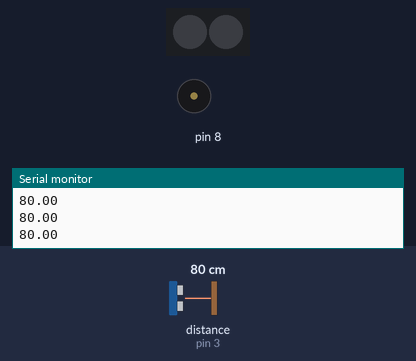
Bench run of a sketch on a simulated Arduino Uno, built with avr-gcc and run on an emulated ATmega328P. On the bench: 2 RGB LEDs in strip order, left to right, buzzer (waves = sounding), the last lines printed to the serial monitor. The test bench sets the inputs (shaded band); at power-on: distance to the obstacle (sensor on pin 3) 80 cm. Dim RGB values are drawn brighter than linear.

Above: at 1.2 s.
1.3 s: distance to the obstacle (sensor on pin 3) set to 55 cm
2.8 s: distance to the obstacle (sensor on pin 3) set to 45 cm
At 3.3 s:
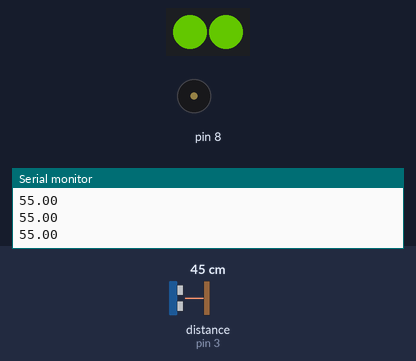
5.8 s: distance to the obstacle (sensor on pin 3) set to 11 cm
8.8 s: distance to the obstacle (sensor on pin 3) set to 8 cm
At 9.24 s:
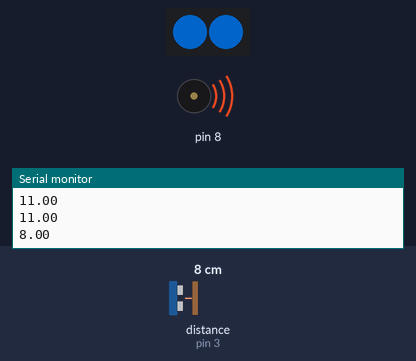
11.8 s: distance to the obstacle (sensor on pin 3) set to 18 cm
At 12.2 s:
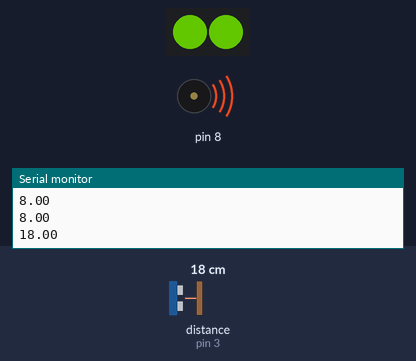
14.8 s: distance to the obstacle (sensor on pin 3) set to 2 cm
At 15.66 s:
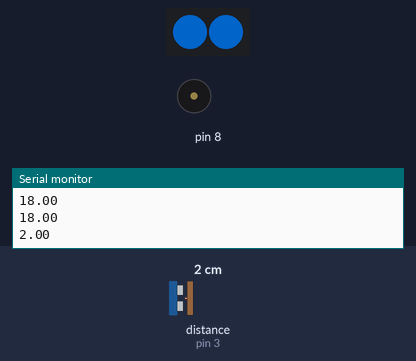
Timing chart, 0 to 18.8 s (numbered marks = the images above; inputs shaded):
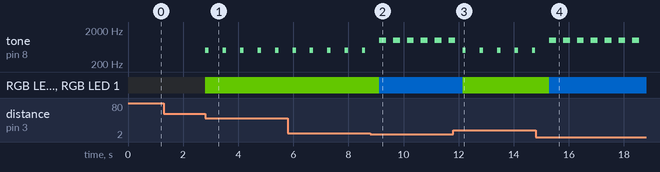

Measured:
- the behaviour switches between 50 and 49 cm on distance to the obstacle (sensor on pin 3) (found by bisection; images 0 and 1)
- the behaviour switches between 10 and 9 cm on distance to the obstacle (sensor on pin 3) (found by bisection; images 1 and 2)
- after the input at 2.8 s, tone on pin 8: alternates 500 Hz for 0.13 s and silent for 0.51 s, starting at once; RGB LED 0, RGB LED 1: off → RGB(49, 99, 0) at once
- after the input at 8.8 s, RGB LED 0, RGB LED 1: RGB(49, 99, 0) → RGB(0, 51, 102) after 0.32 s
- after the input at 11.8 s, RGB LED 0, RGB LED 1: RGB(0, 51, 102) → RGB(49, 99, 0) after 0.34 s
- after the input at 14.8 s, RGB LED 0, RGB LED 1: RGB(49, 99, 0) → RGB(0, 51, 102) after 0.49 s

The sketch:

sketch_may22b.ino
```cpp
#include <MeMCore.h>
#include <Adafruit_NeoPixel.h>
Adafruit_NeoPixel pix(2, 13, NEO_GRB + NEO_KHZ800);
MeUltrasonicSensor y(PORT_3);
MeBuzzer x;
void setup() {
  Serial.begin(9600);
  pix.begin();
}

void loop() {
  if (y.distanceCm() < 10) {
    pix.setPixelColor(0, pix.Color(0, 51, 102));
    pix.setPixelColor(1, pix.Color(0, 51, 102));
    pix.show();
    x.tone(1000, 250);
    delay(250);
  } else if (y.distanceCm() < 50){
    pix.setPixelColor(0, pix.Color(49, 99, 0));
    pix.setPixelColor(1, pix.Color(49, 99, 0));
    pix.show();
    x.tone(500, 125);
    delay(500);
  } else {
    pix.setPixelColor(0, pix.Color(0, 0, 0));
    pix.setPixelColor(1, pix.Color(0, 0, 0));
    pix.show();
    x.tone(0, 0);
  }
  Serial.println(y.distanceCm());
}
```
